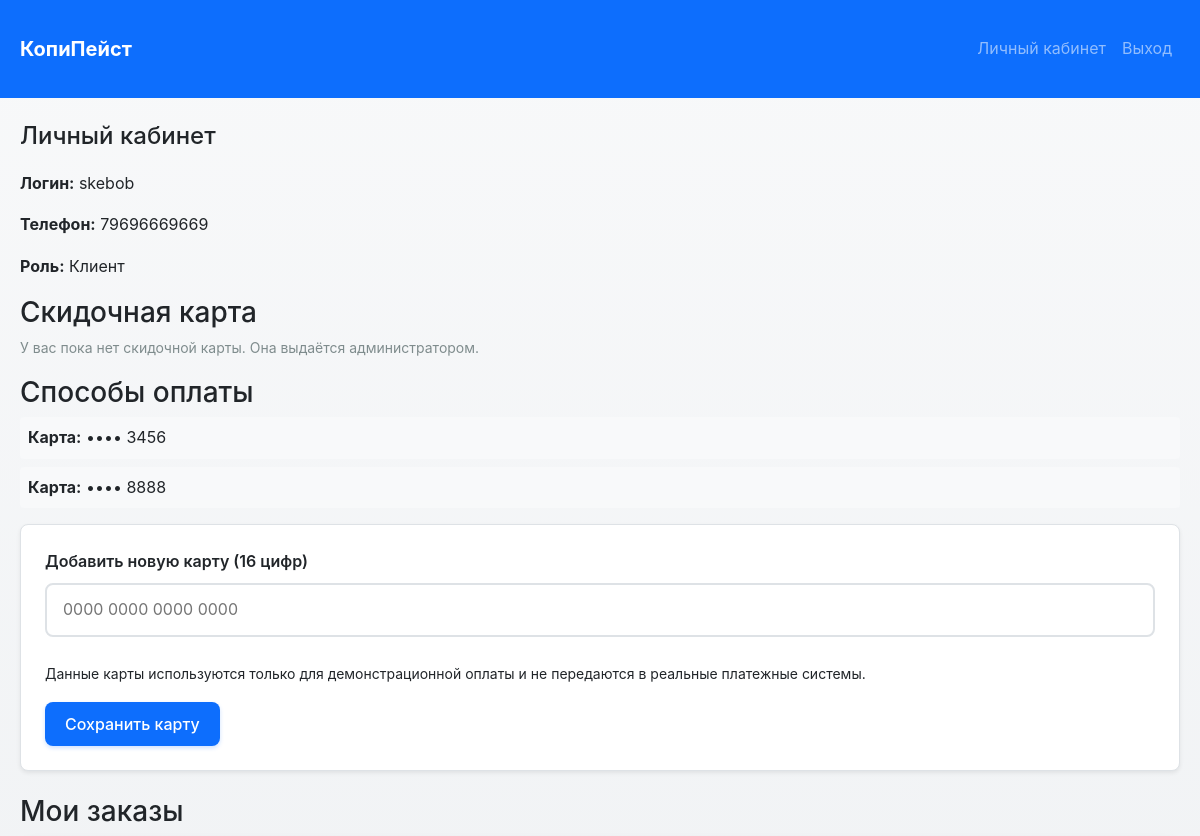
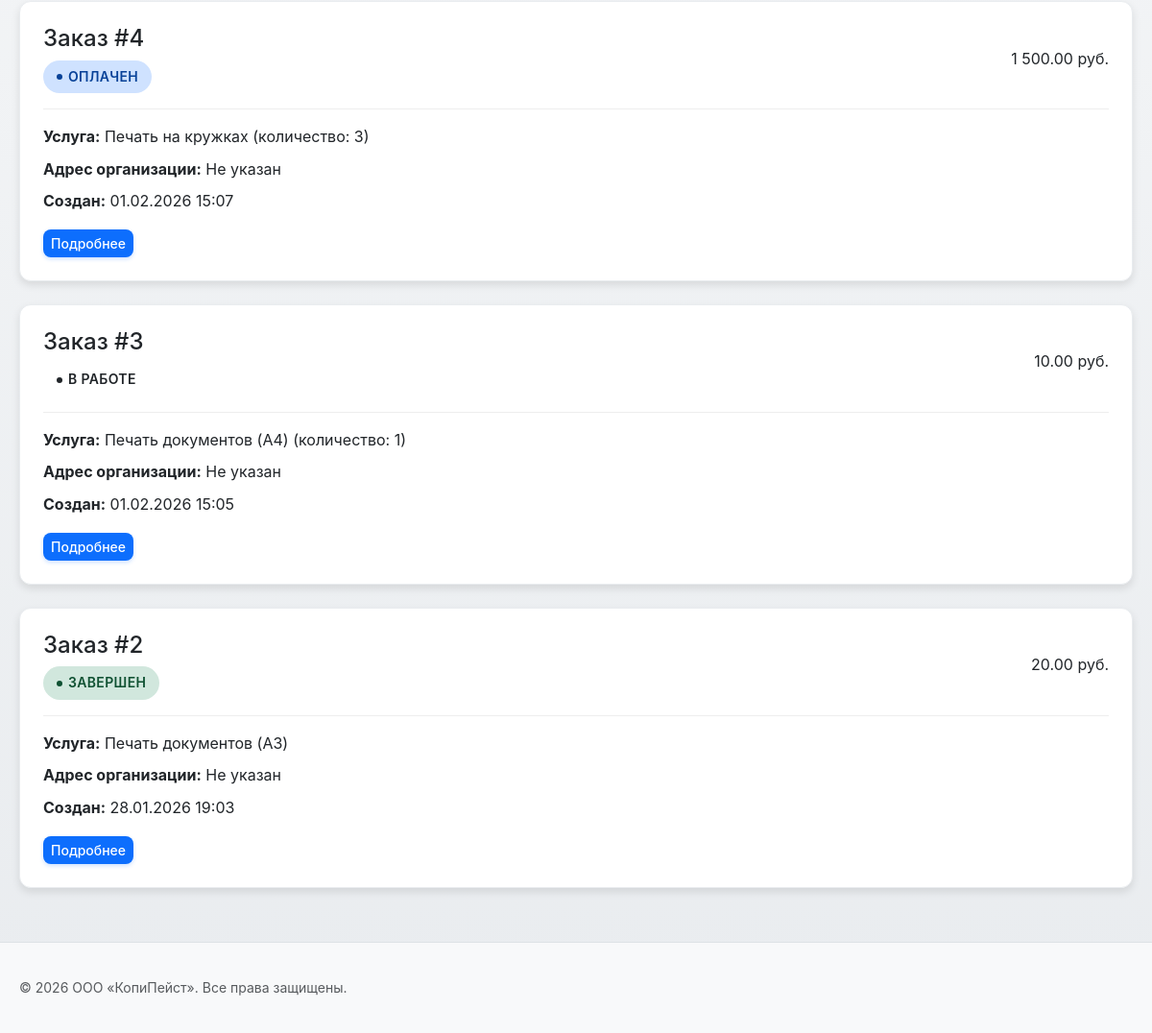
/profile/index.php (signed in), run on the app's committed database (2 pictures, top to bottom).
### tables this page shows
CREATE TABLE `user_` (
  `id_user` int NOT NULL,
  `login` varchar(30) NOT NULL,
  `password` varchar(255) NOT NULL,
  `phone_number` varchar(11) NOT NULL,
  `role_id` int NOT NULL,
  `location_id` int DEFAULT NULL COMMENT 'ID закрепленного копицентра для сотрудника'
);

CREATE TABLE `role_` (
  `role_id` int NOT NULL,
  `role_name` varchar(50) NOT NULL
);

CREATE TABLE `payment_method` (
  `payment_id` int NOT NULL,
  `card_number` varchar(16) NOT NULL,
  `id_user` int NOT NULL
);

CREATE TABLE `order_` (
  `order_id` int NOT NULL,
  `service_list` text NOT NULL,
  `price` decimal(10,2) NOT NULL,
  `status_id` int NOT NULL,
  `user_id` int NOT NULL,
  `executor_id` int DEFAULT NULL,
  `created_date` timestamp NULL DEFAULT CURRENT_TIMESTAMP
);

CREATE TABLE `status` (
  `status_id` int NOT NULL,
  `status_name` varchar(50) NOT NULL
);

### function/helpers.php (called while the page is built, shortened)
<?php
function formatPrice(float|int $price): string
{
    return number_format($price, 2, '.', ' ') . ' руб.';
}
function formatDateTime(?string $datetime): string
{
    try {
        $dt = new DateTime($datetime);
        return $dt->format('d.m.Y H:i');
    } catch (Exception) {
        return '-';
    }
}
function getStatusBadgeClass($statusId) {
    $classes = [
        1 => 'status-pending',
        2 => 'status-paid',
        3 => 'status-completed',
        4 => 'status-closed',
        5 => 'status-cancelled'
    ];
    return $classes[$statusId] ?? 'status-default';
}

### profile/index.php (the view, shortened to what this page needs)
<?php
require_once __DIR__ . '/../function/connect.php';
require_once __DIR__ . '/../function/helpers.php';
$userId = $_SESSION['user_id'];
$cardError = '';
$stmt = $pdo->prepare("SELECT o.*, s.status_name, s.status_id
                       FROM order_ o
                       JOIN status s ON o.status_id = s.status_id
                       WHERE o.user_id = ?
                       ORDER BY o.created_date DESC");
$stmt->execute([$userId]);
$orders = $stmt->fetchAll();
$stmt = $pdo->prepare("SELECT u.*, r.role_name FROM user_ u JOIN role_ r ON u.role_id = r.role_id WHERE u.id_user = ?");
$stmt->execute([$userId]);
$user = $stmt->fetch();
$orderAddresses = [];
foreach ($orders as $order) {
    $stmt = $pdo->prepare("SELECT CONCAT(l.location_name, ' - ', l.address) as address_name
                          FROM order_address oa
                          JOIN locations l ON oa.location_id = l.location_id
                          WHERE oa.order_id = ?");
    $stmt->execute([$order['order_id']]);
    $addr = $stmt->fetch();
    $orderAddresses[$order['order_id']] = $addr ? $addr['address_name'] : null;
}
$discountCard = null;
try {
    $stmt = $pdo->prepare("SELECT discount_id, number_of_bonuses FROM discount_card WHERE user_id = ?");
    $stmt->execute([$userId]);
    $discountCard = $stmt->fetch(PDO::FETCH_ASSOC) ?: null;
} catch (PDOException $e) {
    try {
        $stmt = $pdo->prepare(
            "SELECT dc.discount_id, dc.number_of_bonuses
             FROM discount_card dc
             JOIN user_discount_card udc ON udc.discount_id = dc.discount_id
             WHERE udc.id_user = ? LIMIT 1"
        );
        $stmt->execute([$userId]);
        $discountCard = $stmt->fetch(PDO::FETCH_ASSOC) ?: null;
    } catch (PDOException $e2) {
        $discountCard = null;
    }
}
$stmt = $pdo->prepare("SELECT * FROM payment_method WHERE id_user = ?");
$stmt->execute([$userId]);
$paymentMethods = $stmt->fetchAll();
require_once __DIR__ . '/../function/layout_start.php';
?>
        <div class="profile-header">
            <h2>Личный кабинет</h2>
            <div class="user-info">
                <p><strong>Логин:</strong> <?= htmlspecialchars($user['login']) ?></p>
                <p><strong>Телефон:</strong> <?= htmlspecialchars($user['phone_number']) ?></p>
                <p><strong>Роль:</strong> <?= htmlspecialchars($user['role_name']) ?></p>
            </div>
        </div>
        <section class="discount-section">
            <h3>Скидочная карта</h3>
            <?php if ($discountCard): ?>
                <div class="stat-card" style="display:inline-block;min-width:200px;text-align:center;">
                    <p><strong>Карта #<?= (int)$discountCard['discount_id'] ?></strong></p>
                    <div class="stat-value"><?= (int)$discountCard['number_of_bonuses'] ?></div>
                    <p class="form-hint">бонусов (1 бонус = 1 ₽ скидки)</p>
                </div>
            <?php else: ?>
                <p class="form-hint">У вас пока нет скидочной карты. Она выдаётся администратором.</p>
            <?php endif; ?>
        </section>
        <section class="payment-methods-section" id="payment-methods">
            <h3>Способы оплаты</h3>
            <?php if (empty($paymentMethods)): ?>
                <p>У вас еще нет сохраненных карт. Добавьте карту, чтобы оплачивать заказы онлайн.</p>
            <?php else: ?>
                <ul class="params-list">
                    <?php foreach($paymentMethods as $pm): ?>
                        <li>
                            <strong>Карта:</strong>
                            •••• <?= htmlspecialchars(substr($pm['card_number'], -4)) ?>
                        </li>
                    <?php endforeach; ?>
                </ul>
            <?php endif; ?>
            <form method="POST" class="payment-form">
                <div class="form-group">
                    <label for="card_number">Добавить новую карту (16 цифр)</label>
                    <input
                        type="text"
                        name="card_number"
                        id="card_number"
                        placeholder="0000 0000 0000 0000"
                        maxlength="19"
                        inputmode="numeric"
                        autocomplete="cc-number"
                        required
                    >
                </div>
                <?php if ($cardError): ?>
                    <div class="alert alert-error"><?= htmlspecialchars($cardError) ?></div>
                <?php else: ?>
                    <p><small>Данные карты используются только для демонстрационной оплаты и не передаются в реальные платежные системы.</small></p>
                <?php endif; ?>
                <button type="submit" name="add_payment_method" class="btn btn-primary">Сохранить карту</button>
            </form>
        </section>
        <section class="orders-section">
            <h3>Мои заказы</h3>
            <?php if (empty($orders)): ?>
                <p class="empty-state">У вас пока нет заказов. <a href="../index.php">Создайте первый заказ</a></p>
            <?php else: ?>
                <div class="orders-list">
                    <?php foreach($orders as $order): ?>
                        <div class="order-card">
                            <div class="order-header">
                                <div>
                                    <h4>Заказ #<?= $order['order_id'] ?></h4>
                                    <span class="status-badge <?= getStatusBadgeClass($order['status_id']) ?>">
                                        <?= htmlspecialchars($order['status_name']) ?>
                                    </span>
                                </div>
                                <div class="order-price">
                                    <?= formatPrice($order['price']) ?>
                                </div>
                            </div>
                            <div class="order-body">
                                <p><strong>Услуга:</strong> <?= htmlspecialchars($order['service_list']) ?></p>
                                <p><strong>Адрес организации:</strong> <?= htmlspecialchars($orderAddresses[$order['order_id']] ?? 'Не указан') ?></p>
                                <p><strong>Создан:</strong> <?= formatDateTime($order['created_date']) ?></p>
                            </div>
                            <div class="order-footer">
                                <a href="order_detail.php?id=<?= $order['order_id'] ?>" class="btn btn-sm btn-primary">Подробнее</a>
                            </div>
                        </div>
                    <?php endforeach; ?>
                </div>
            <?php endif; ?>
        </section>
<?php require_once __DIR__ . '/../function/layout_end.php'; ?>

### css/style.css (style rules this page uses)
:root { --cp-primary: #0d6efd; --cp-primary-hover: #0b5ed7; --cp-primary-light: #cfe2ff; --cp-secondary: #6c757d; --cp-success: #198754; --cp-danger: #dc3545; --cp-warning: #ffc107; --cp-info: #0dcaf0; --cp-light: #f8f9fa; --cp-dark: #212529; --cp-gradient-primary: linear-gradient(135deg, #667eea 0%, #764ba2 100%); --cp-gradient-success: linear-gradient(135deg, #81FBB8 0%, #28C76F 100%); --cp-border: #dee2e6; --cp-border-light: #e9ecef; --cp-radius: 0.5rem; --cp-radius-sm: 0.25rem; --cp-radius-lg: 0.75rem; --cp-shadow: 0 0.125rem 0.25rem rgba(0, 0, 0, 0.075); --cp-shadow-md: 0 0.25rem 0.5rem rgba(0, 0, 0, 0.1); --cp-shadow-lg: 0 0.5rem 1rem rgba(0, 0, 0, 0.15); --cp-shadow-hover: 0 0.75rem 1.5rem rgba(0, 0, 0, 0.2); --cp-transition: all 0.3s cubic-bezier(0.4, 0, 0.2, 1); --cp-transition-fast: all 0.15s ease-in-out; --cp-font-sans: -apple-system, BlinkMacSystemFont, 'Segoe UI', Roboto, 'Helvetica Neue', Arial, sans-serif; --cp-font-mono: 'Monaco', 'Courier New', monospace; }
* { margin: 0; padding: 0; box-sizing: border-box; }
body, .site-body { font-family: var(--cp-font-sans); line-height: 1.6; color: var(--cp-dark); background: linear-gradient(to bottom, #f8f9fa 0%, #e9ecef 100%); min-height: 100vh; }
.site-main h2 { margin-bottom: 1.25rem; font-size: 1.5rem; color: var(--cp-dark); }
.btn { display: inline-flex; align-items: center; justify-content: center; gap: 0.5rem; padding: 0.625rem 1.25rem; background-color: var(--cp-primary); color: #fff; text-decoration: none; border: none; border-radius: var(--cp-radius); cursor: pointer; font-size: 1rem; font-weight: 500; transition: var(--cp-transition-fast); box-shadow: 0 2px 4px rgba(13, 110, 253, 0.2); position: relative; overflow: hidden; }
.btn::before { content: ''; position: absolute; top: 50%; left: 50%; width: 0; height: 0; border-radius: 50%; background: rgba(255, 255, 255, 0.3); transform: translate(-50%, -50%); transition: width 0.6s, height 0.6s; }
.btn-primary { background-color: var(--cp-primary); }
.btn-sm { padding: 0.25rem 0.5rem; font-size: 0.875rem; }
form { background: #fff; padding: 1.5rem; border-radius: var(--cp-radius); box-shadow: var(--cp-shadow); margin-bottom: 1.5rem; border: 1px solid var(--cp-border); }
.form-group { margin-bottom: 1.5rem; }
.form-group label { display: block; margin-bottom: 0.5rem; font-weight: 600; }
.form-hint, .order-total-hint { font-size: 0.875rem; color: #7f8c8d; margin-bottom: 1rem; }
.form-group input, .form-group select, .form-group textarea { width: 100%; padding: 0.75rem 1rem; border: 2px solid var(--cp-border); border-radius: var(--cp-radius); font-size: 1rem; transition: var(--cp-transition-fast); background-color: #fff; }
.orders-list { display: grid; gap: 1.5rem; margin-bottom: 2rem; }
.order-card { background: #fff; padding: 1.5rem; border-radius: var(--cp-radius-lg); box-shadow: var(--cp-shadow-md); border: 1px solid var(--cp-border-light); transition: var(--cp-transition); position: relative; overflow: hidden; }
.order-card::after { content: ''; position: absolute; top: 0; right: 0; width: 4px; height: 100%; background: var(--cp-gradient-primary); opacity: 0; transition: opacity 0.3s ease; }
.order-header { display: flex; justify-content: space-between; align-items: center; margin-bottom: 1rem; padding-bottom: 1rem; border-bottom: 1px solid #eee; }
.order-body { margin-bottom: 1rem; }
.order-body p { margin-bottom: 0.5rem; }
.order-footer { display: flex; justify-content: space-between; align-items: center; gap: 1rem; flex-wrap: wrap; }
.status-badge { display: inline-flex; align-items: center; gap: 0.375rem; padding: 0.375rem 0.875rem; border-radius: 50rem; font-size: 0.875rem; font-weight: 600; text-transform: uppercase; letter-spacing: 0.025em; animation: fadeIn 0.3s ease-in; }
.status-badge::before { content: ''; width: 6px; height: 6px; border-radius: 50%; background: currentColor; animation: pulse 2s infinite; }
.status-paid { background-color: #cfe2ff; color: #084298; }
.status-completed { background-color: #d1e7dd; color: #0f5132; }
.params-list { list-style: none; padding: 0; }
.params-list li { padding: 0.5rem; background-color: #f8f9fa; margin-bottom: 0.5rem; border-radius: 4px; }

### data on the page
user_: login "skebob", phone_number "79696669669", role.role_name "Клиент"
payment_method: card_number "3456"
payment_method: card_number "8888"
order_: order_id "4", status.status_name "ОПЛАЧЕН", price "1 500.00 руб.", service_list "Печать на кружках (количество: 3)", order_id "Не указан", created_date "01.02.2026 15:07"
order_: order_id "3", status.status_name "В РАБОТЕ", price "10.00 руб.", service_list "Печать документов (A4) (количество: 1)", order_id "Не указан", created_date "01.02.2026 15:05"
order_: order_id "2", status.status_name "ЗАВЕРШЕН", price "20.00 руб.", service_list "Печать документов (A3)", order_id "Не указан", created_date "28.01.2026 19:03"
